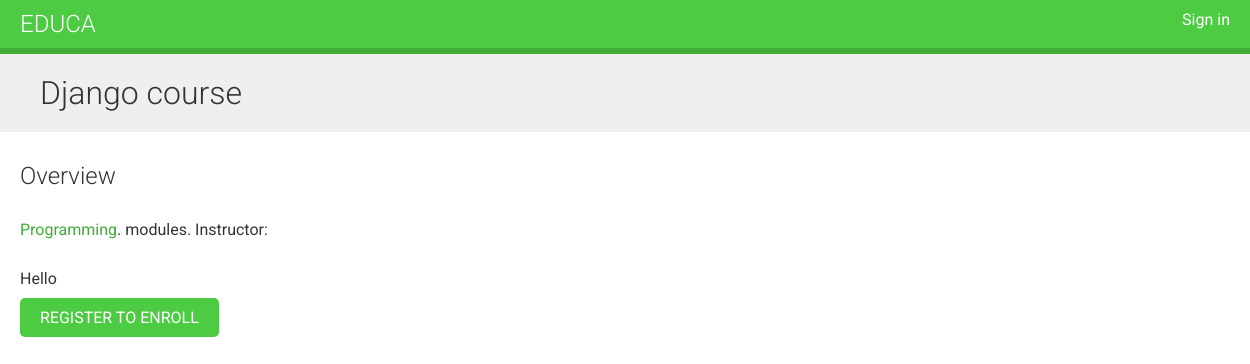
The page /course/django-course/ on the database as committed earlier.
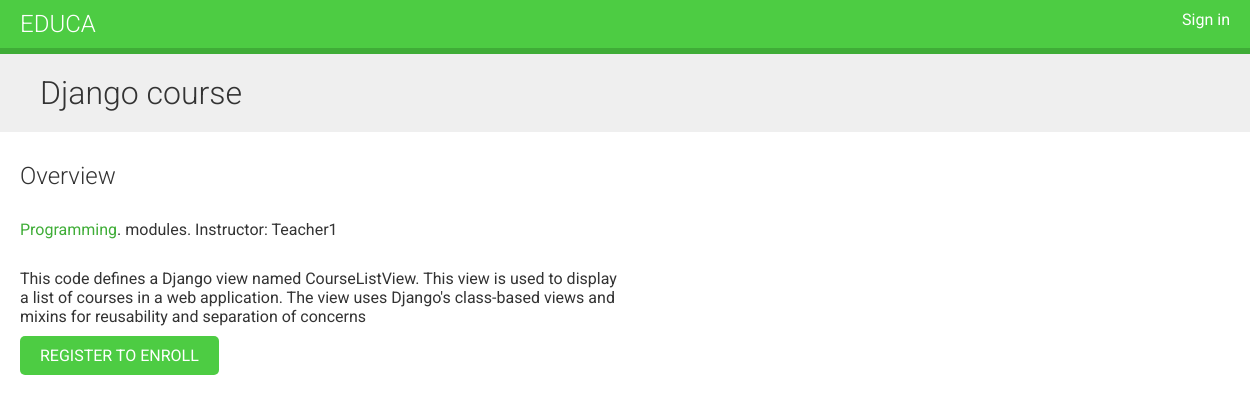
The same page on the database as committed later.
### courses/models.py (models this page shows, shortened)
class Course(models.Model):
    owner = models.ForeignKey(User,
                              related_name='courses_created',
                              on_delete=models.CASCADE)
    subject = models.ForeignKey(Subject, related_name='courses',
                                on_delete=models.CASCADE)
    title = models.CharField(max_length=200)
    slug = models.SlugField(max_length=200, unique=True)
    overview = models.TextField()
    created = models.DateTimeField(auto_now_add=True)
    students = models.ManyToManyField(User,
                                      related_name='courses_joined',
                                      blank=True)
    class Meta:
        ordering = ['-created']

### courses/views.py (the view)
# urls.py: path('<slug:slug>/', views.CourseDetailView.as_view(), name='course_detail'),
class CourseDetailView(DetailView):
    model = Course
    template_name = 'courses/course/detail.html'
    def get_context_data(self, **kwargs):
        context = super().get_context_data(**kwargs)
        context['enroll_form'] = CourseEnrollForm(
                                   initial={'course':self.object})
        return context

### courses/templates/courses/course/detail.html (shortened to what this page needs)
{% extends 'base.html' %}
{% block content %}
    {% with subject=object.subject %}
        <h1>
            {{ object.title }}
        </h1>
        <div class="module">
            <h2>Overview</h2>
            <p>
                <a href="{% url 'course_list_subject' subject.slug %}">
                    {{ subject.title }}</a>.
                    {{ subject.modules.count }} modules.
                    Instructor: {{ object.owner.get_full_name }}
            </p>
            {{ object.overview|linebreaks }}
            {% if request.user.is_authenticated %}
                <form action="{% url 'student_enroll_course' %}" method="post">
                    {{ enroll_form }}
                    {% csrf_token %}
                    <input type="submit" value="Enroll now">
                </form>
            {% else %}
                <a href="{% url 'student_registration' %}" class="button">
                    Register to enroll
                </a>
            {% endif %}
        </div>
    {% endwith %}
{% endblock %}

Rows that differ between the two databases and show on the page:
changed Course "Django course": owner.get_full_name (not shown) → "Teacher1"; overview "Hello" → "This code defines a Django view named CourseListView. This view is used to display a list of courses in a web application. The view uses Django's class-based views and mixins for reusability and separation of concerns"
